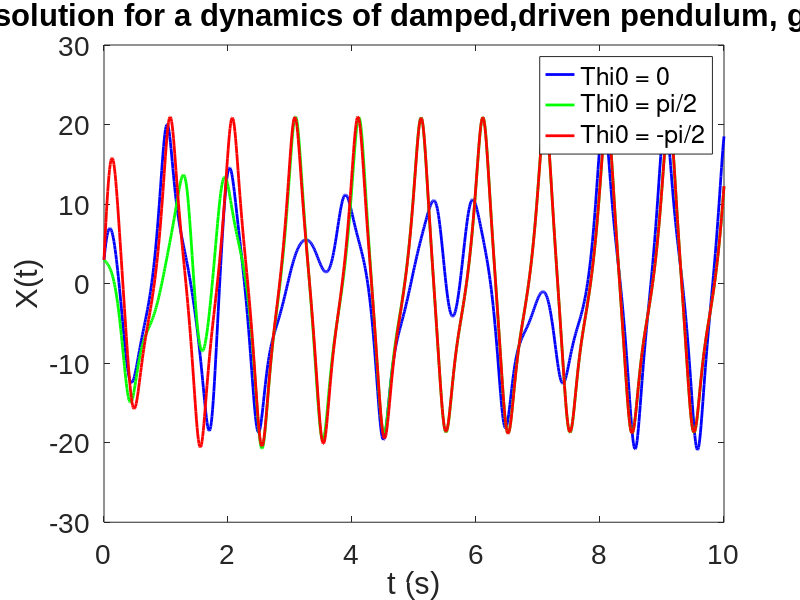

Reproduce this figure in MATLAB.
# solution to problem 4 homework set 9
# part c
 trange = linspace(0,10,1000);
 
 %% Defining initial conditions
Thi0 = 0; % m
dThi0 = 3; % m/s
R0 = [Thi0;dThi0]; % Initial condition arrayfun
Thipi = pi/2;
R1 = [Thipi,dThi0];
ThipiN = -pi/2;
R2 = [ThipiN,dThi0];
function [dx_dt] = sho_ode(X,t)

  % initial conditions
  gamma = 1.06; 
  w = 2*pi; % omega
  w_0 = 1.5*w ;% omega_0
  Beta = w_0/4; % Beta 
  
  X1 = X(1);
  X2 = X(2);
  dX1 = X2;
  dX2 = ((w_0^2)*gamma*cos(w*t))-2*Beta*X2-(w_0^2)*sin(X1);
  dx_dt = [dX1;dX2];
end
[results] = lsode('sho_ode',R0,trange);
[results1] = lsode('sho_ode',R1,trange);
[results2] = lsode('sho_ode',R2,trange);

figure(1); clf
plot(trange,results(:,2),'b-','linewidth',2);
hold on
plot(trange, results1(:,2),'g-','linewidth',2);
hold on
plot(trange, results2(:,2),'r-','linewidth',2);
xlabel('t (s)')
ylabel('X(t)')
set(gca,'fontname','Arial','fontsize',20)
xlim([trange(1),trange(end)]);
title("Numerical solution for a dynamics of damped,driven pendulum, gamma = 1.06");
legend ({"Thi0 = 0", "Thi0 = pi/2","Thi0 = -pi/2"}, "location", "best");
print figure1.pdf    # The extension specifies the format
%print -djpg figure1  # Will produce "figure1.jpg" file